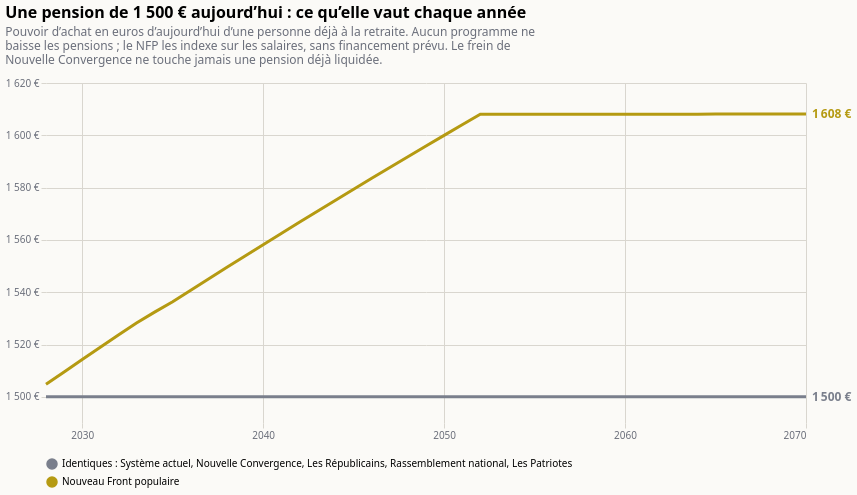

Write a Vega-Lite specification for this figure.
### Vega-Lite specification from a JSON file in a GitHub repository (floating-point values rounded to 4 significant figures)
{"$schema": "https://vega.github.io/schema/vega-lite/v6.json", "title": {"text": "Une pension de 1 500 € aujourd’hui : ce qu’elle vaut chaque année", "subtitle": ["Pouvoir d’achat en euros d’aujourd’hui d’une personne déjà à la retraite. Aucun programme ne", "baisse les pensions ; le NFP les indexe sur les salaires, sans financement prévu. Le frein de", "Nouvelle Convergence ne touche jamais une pension déjà liquidée."], "anchor": "start", "fontSize": 16, "subtitleColor": "#6b6f7b", "subtitlePadding": 6, "offset": 12}, "background": "#fbfaf7", "config": {"font": "system-ui, sans-serif", "axis": {"gridColor": "#d9d6cf", "labelColor": "#6b6f7b", "domain": false, "tickColor": "#d9d6cf"}, "legend": {"orient": "bottom", "columns": 3, "labelLimit": 2000, "symbolOpacity": 1}, "view": {"stroke": null}}, "width": 760, "height": 340, "data": {"values": [{"annee": 2028, "programme": "Identiques : Système actuel, Nouvelle Convergence, Les Républicains, Rassemblement national, Les Patriotes", "valeur": 1500}, {"annee": 2029, "programme": "Identiques : Système actuel, Nouvelle Convergence, Les Républicains, Rassemblement national, Les Patriotes", "valeur": 1500}, {"annee": 2030, "programme": "Identiques : Système actuel, Nouvelle Convergence, Les Républicains, Rassemblement national, Les Patriotes", "valeur": 1500}, {"annee": 2031, "programme": "Identiques : Système actuel, Nouvelle Convergence, Les Républicains, Rassemblement national, Les Patriotes", "valeur": 1500}, {"annee": 2032, "programme": "Identiques : Système actuel, Nouvelle Convergence, Les Républicains, Rassemblement national, Les Patriotes", "valeur": 1500}, {"annee": 2033, "programme": "Identiques : Système actuel, Nouvelle Convergence, Les Républicains, Rassemblement national, Les Patriotes", "valeur": 1500}, {"annee": 2034, "programme": "Identiques : Système actuel, Nouvelle Convergence, Les Républicains, Rassemblement national, Les Patriotes", "valeur": 1500}, {"annee": 2035, "programme": "Identiques : Système actuel, Nouvelle Convergence, Les Républicains, Rassemblement national, Les Patriotes", "valeur": 1500}, {"annee": 2036, "programme": "Identiques : Système actuel, Nouvelle Convergence, Les Républicains, Rassemblement national, Les Patriotes", "valeur": 1500}, {"annee": 2037, "programme": "Identiques : Système actuel, Nouvelle Convergence, Les Républicains, Rassemblement national, Les Patriotes", "valeur": 1500}, {"annee": 2038, "programme": "Identiques : Système actuel, Nouvelle Convergence, Les Républicains, Rassemblement national, Les Patriotes", "valeur": 1500}, {"annee": 2039, "programme": "Identiques : Système actuel, Nouvelle Convergence, Les Républicains, Rassemblement national, Les Patriotes", "valeur": 1500}, {"annee": 2040, "programme": "Identiques : Système actuel, Nouvelle Convergence, Les Républicains, Rassemblement national, Les Patriotes", "valeur": 1500}, {"annee": 2041, "programme": "Identiques : Système actuel, Nouvelle Convergence, Les Républicains, Rassemblement national, Les Patriotes", "valeur": 1500}, {"annee": 2042, "programme": "Identiques : Système actuel, Nouvelle Convergence, Les Républicains, Rassemblement national, Les Patriotes", "valeur": 1500}, {"annee": 2043, "programme": "Identiques : Système actuel, Nouvelle Convergence, Les Républicains, Rassemblement national, Les Patriotes", "valeur": 1500}, {"annee": 2044, "programme": "Identiques : Système actuel, Nouvelle Convergence, Les Républicains, Rassemblement national, Les Patriotes", "valeur": 1500}, {"annee": 2045, "programme": "Identiques : Système actuel, Nouvelle Convergence, Les Républicains, Rassemblement national, Les Patriotes", "valeur": 1500}, {"annee": 2046, "programme": "Identiques : Système actuel, Nouvelle Convergence, Les Républicains, Rassemblement national, Les Patriotes", "valeur": 1500}, {"annee": 2047, "programme": "Identiques : Système actuel, Nouvelle Convergence, Les Républicains, Rassemblement national, Les Patriotes", "valeur": 1500}, {"annee": 2048, "programme": "Identiques : Système actuel, Nouvelle Convergence, Les Républicains, Rassemblement national, Les Patriotes", "valeur": 1500}, {"annee": 2049, "programme": "Identiques : Système actuel, Nouvelle Convergence, Les Républicains, Rassemblement national, Les Patriotes", "valeur": 1500}, {"annee": 2050, "programme": "Identiques : Système actuel, Nouvelle Convergence, Les Républicains, Rassemblement national, Les Patriotes", "valeur": 1500}, {"annee": 2051, "programme": "Identiques : Système actuel, Nouvelle Convergence, Les Républicains, Rassemblement national, Les Patriotes", "valeur": 1500}, {"annee": 2052, "programme": "Identiques : Système actuel, Nouvelle Convergence, Les Républicains, Rassemblement national, Les Patriotes", "valeur": 1500}, {"annee": 2053, "programme": "Identiques : Système actuel, Nouvelle Convergence, Les Républicains, Rassemblement national, Les Patriotes", "valeur": 1500}, {"annee": 2054, "programme": "Identiques : Système actuel, Nouvelle Convergence, Les Républicains, Rassemblement national, Les Patriotes", "valeur": 1500}, {"annee": 2055, "programme": "Identiques : Système actuel, Nouvelle Convergence, Les Républicains, Rassemblement national, Les Patriotes", "valeur": 1500}, {"annee": 2056, "programme": "Identiques : Système actuel, Nouvelle Convergence, Les Républicains, Rassemblement national, Les Patriotes", "valeur": 1500}, {"annee": 2057, "programme": "Identiques : Système actuel, Nouvelle Convergence, Les Républicains, Rassemblement national, Les Patriotes", "valeur": 1500}, {"annee": 2058, "programme": "Identiques : Système actuel, Nouvelle Convergence, Les Républicains, Rassemblement national, Les Patriotes", "valeur": 1500}, {"annee": 2059, "programme": "Identiques : Système actuel, Nouvelle Convergence, Les Républicains, Rassemblement national, Les Patriotes", "valeur": 1500}, {"annee": 2060, "programme": "Identiques : Système actuel, Nouvelle Convergence, Les Républicains, Rassemblement national, Les Patriotes", "valeur": 1500}, {"annee": 2061, "programme": "Identiques : Système actuel, Nouvelle Convergence, Les Républicains, Rassemblement national, Les Patriotes", "valeur": 1500}, {"annee": 2062, "programme": "Identiques : Système actuel, Nouvelle Convergence, Les Républicains, Rassemblement national, Les Patriotes", "valeur": 1500}, {"annee": 2063, "programme": "Identiques : Système actuel, Nouvelle Convergence, Les Républicains, Rassemblement national, Les Patriotes", "valeur": 1500}, {"annee": 2064, "programme": "Identiques : Système actuel, Nouvelle Convergence, Les Républicains, Rassemblement national, Les Patriotes", "valeur": 1500}, {"annee": 2065, "programme": "Identiques : Système actuel, Nouvelle Convergence, Les Républicains, Rassemblement national, Les Patriotes", "valeur": 1500}, {"annee": 2066, "programme": "Identiques : Système actuel, Nouvelle Convergence, Les Républicains, Rassemblement national, Les Patriotes", "valeur": 1500}, {"annee": 2067, "programme": "Identiques : Système actuel, Nouvelle Convergence, Les Républicains, Rassemblement national, Les Patriotes", "valeur": 1500}, {"annee": 2068, "programme": "Identiques : Système actuel, Nouvelle Convergence, Les Républicains, Rassemblement national, Les Patriotes", "valeur": 1500}, {"annee": 2069, "programme": "Identiques : Système actuel, Nouvelle Convergence, Les Républicains, Rassemblement national, Les Patriotes", "valeur": 1500}, {"annee": 2070, "programme": "Identiques : Système actuel, Nouvelle Convergence, Les Républicains, Rassemblement national, Les Patriotes", "valeur": 1500}, {"annee": 2028, "programme": "Nouveau Front populaire", "valeur": 1505.0}, {"annee": 2029, "programme": "Nouveau Front populaire", "valeur": 1510.0}, {"annee": 2030, "programme": "Nouveau Front populaire", "valeur": 1514.0}, {"annee": 2031, "programme": "Nouveau Front populaire", "valeur": 1519.0}, {"annee": 2032, "programme": "Nouveau Front populaire", "valeur": 1524.0}, {"annee": 2033, "programme": "Nouveau Front populaire", "valeur": 1528.0}, {"annee": 2034, "programme": "Nouveau Front populaire", "valeur": 1532.0}, {"annee": 2035, "programme": "Nouveau Front populaire", "valeur": 1536.0}, {"annee": 2036, "programme": "Nouveau Front populaire", "valeur": 1541.0}, {"annee": 2037, "programme": "Nouveau Front populaire", "valeur": 1545.0}, {"annee": 2038, "programme": "Nouveau Front populaire", "valeur": 1550.0}, {"annee": 2039, "programme": "Nouveau Front populaire", "valeur": 1554.0}, {"annee": 2040, "programme": "Nouveau Front populaire", "valeur": 1558.0}, {"annee": 2041, "programme": "Nouveau Front populaire", "valeur": 1562.0}, {"annee": 2042, "programme": "Nouveau Front populaire", "valeur": 1567.0}, {"annee": 2043, "programme": "Nouveau Front populaire", "valeur": 1571.0}, {"annee": 2044, "programme": "Nouveau Front populaire", "valeur": 1575.0}, {"annee": 2045, "programme": "Nouveau Front populaire", "valeur": 1579.0}, {"annee": 2046, "programme": "Nouveau Front populaire", "valeur": 1584.0}, {"annee": 2047, "programme": "Nouveau Front populaire", "valeur": 1588.0}, {"annee": 2048, "programme": "Nouveau Front populaire", "valeur": 1592.0}, {"annee": 2049, "programme": "Nouveau Front populaire", "valeur": 1596.0}, {"annee": 2050, "programme": "Nouveau Front populaire", "valeur": 1600.0}, {"annee": 2051, "programme": "Nouveau Front populaire", "valeur": 1604.0}, {"annee": 2052, "programme": "Nouveau Front populaire", "valeur": 1608.0}, {"annee": 2053, "programme": "Nouveau Front populaire", "valeur": 1608.0}, {"annee": 2054, "programme": "Nouveau Front populaire", "valeur": 1608.0}, {"annee": 2055, "programme": "Nouveau Front populaire", "valeur": 1608.0}, {"annee": 2056, "programme": "Nouveau Front populaire", "valeur": 1608.0}, {"annee": 2057, "programme": "Nouveau Front populaire", "valeur": 1608.0}, {"annee": 2058, "programme": "Nouveau Front populaire", "valeur": 1608.0}, {"annee": 2059, "programme": "Nouveau Front populaire", "valeur": 1608.0}, {"annee": 2060, "programme": "Nouveau Front populaire", "valeur": 1608.0}, {"annee": 2061, "programme": "Nouveau Front populaire", "valeur": 1608.0}, {"annee": 2062, "programme": "Nouveau Front populaire", "valeur": 1608.0}, {"annee": 2063, "programme": "Nouveau Front populaire", "valeur": 1608.0}, {"annee": 2064, "programme": "Nouveau Front populaire", "valeur": 1608.0}, {"annee": 2065, "programme": "Nouveau Front populaire", "valeur": 1608.0}, {"annee": 2066, "programme": "Nouveau Front populaire", "valeur": 1608.0}, {"annee": 2067, "programme": "Nouveau Front populaire", "valeur": 1608.0}, {"annee": 2068, "programme": "Nouveau Front populaire", "valeur": 1608.0}, {"annee": 2069, "programme": "Nouveau Front populaire", "valeur": 1608.0}, {"annee": 2070, "programme": "Nouveau Front populaire", "valeur": 1608.0}]}, "encoding": {"x": {"field": "annee", "type": "quantitative", "scale": {"domain": [2028, 2070]}, "axis": {"format": "d", "title": null, "values": [2030, 2040, 2050, 2060, 2070]}}, "y": {"field": "valeur", "type": "quantitative", "scale": {"zero": false, "padding": 12}, "axis": {"title": null, "labelExpr": "replace(format(datum.value, ',.0f'), ',', ' ') + ' €'", "tickCount": 7}}, "color": {"field": "programme", "type": "nominal", "title": null, "sort": ["Identiques : Système actuel, Nouvelle Convergence, Les Républicains, Rassemblement national, Les Patriotes", "Nouveau Front populaire"], "scale": {"domain": ["Identiques : Système actuel, Nouvelle Convergence, Les Républicains, Rassemblement national, Les Patriotes", "Nouveau Front populaire"], "range": ["#7a7f8c", "#b59a12"]}, "legend": {"orient": "bottom", "columns": 1, "labelLimit": 2000}}}, "layer": [{"mark": {"type": "line", "strokeWidth": 3}}, {"data": {"values": [{"annee": 2070, "programme": "Identiques : Système actuel, Nouvelle Convergence, Les Républicains, Rassemblement national, Les Patriotes", "valeur": 1500, "etiquette": "1 500 €"}, {"annee": 2070, "programme": "Nouveau Front populaire", "valeur": 1608.0, "etiquette": "1 608 €"}]}, "mark": {"type": "text", "align": "left", "dx": 6, "fontSize": 12, "fontWeight": "bold"}, "encoding": {"text": {"field": "etiquette"}}}]}
